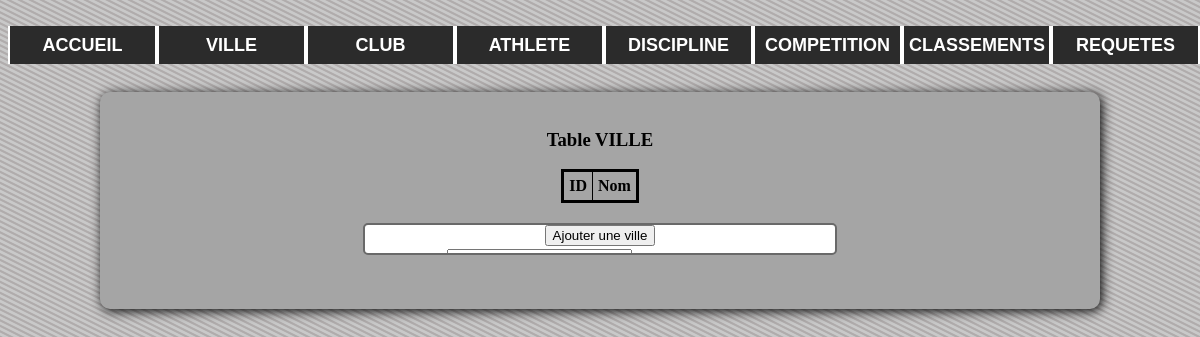
/Ville.php, run on an earlier commit of the app's database.
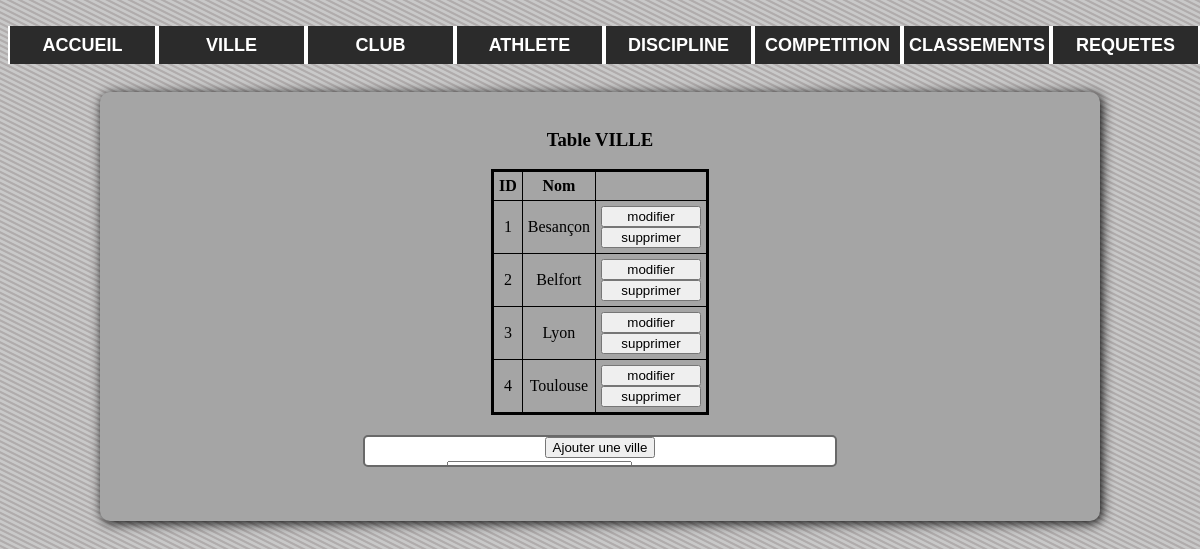
And on a later commit of the database.
### tables this page shows
create table VILLE(

	noVille INT NOT NULL AUTO_INCREMENT,
	nomVille VARCHAR(25),
	PRIMARY KEY(noVille))
	TYPE=InnoDB;

### bdd.php (called while the page is built, shortened)
<?php
function bdd_query($query) {
    $resultat = mysql_query($query) or die("La requete demandee n'a pu aboutir... <a href=index.php>Recommencez</a>");
    return $resultat;
}
?>

### Ville.php (the view, shortened to what this page needs)
<?php
    require_once("header.php");
    require_once("bdd.php");
?>
<br/>
<br/>
<div id="mainContainer">
    <br/><h3>Table VILLE</h3>
    <?php
    $req="Select * from VILLE";
    $res=bdd_query($req);
    echo"
        <table id=\"tableau\">\n
            <tr>\n
                <td><b>ID</b></td><td class=\"nomVille\"><b>Nom</b></td>\n
             </tr>";
    while($l=mysql_fetch_array($res)){
        echo"<tr>\n
                <td>".$l[0]."</td><td class=\"nomVille\">".$l[1]."</td>
                <td><input type=\"button\" value=\"modifier\" onClick=\"deroule2(100, 1, '".$l[1]."', '".$l[0]."');remplir_champ_modif('no', ".$l[0].");remplir_champ_modif('nomVilleModif', '".$l[1]."')\"><br/>
                <input type=\"button\" value=\"supprimer\" onClick=\"javascript:if(confirm('confirmez-vous la suppression ?'))document.location.href='Maj_ville.php?action=2&id=".$l[0]."'\"></td>\n";
    }
    echo "</table>"
    ?>
    <div id="form_ajout">
        <input type="button" onClick="deroule(100, 1)" value="Ajouter une ville"><br/>
        <form method="POST" action="Maj_ville.php?action=1" onSubmit="return confirm('confirmez-vous l\'ajout ?')">
               <table>
                    <tr>
                   <td><label for="nomVille">Nom Ville : </label></td><td><input type="text" name="nomVille" id="nomVille" onKeyUp="check_field('nomVille')"></td>
                   <td id="error_nomVille"></td>
                   </tr>
               </table>
        </form>
    </div><br/><br/>
    <br/>
</div><br/>
</body>
</html>

What changed in the data, as far as the page shows it:
added ville: noVille "1", nomVille "Besançon"
added ville: noVille "2", nomVille "Belfort"
added ville: noVille "3", nomVille "Lyon"
added ville: noVille "4", nomVille "Toulouse"
